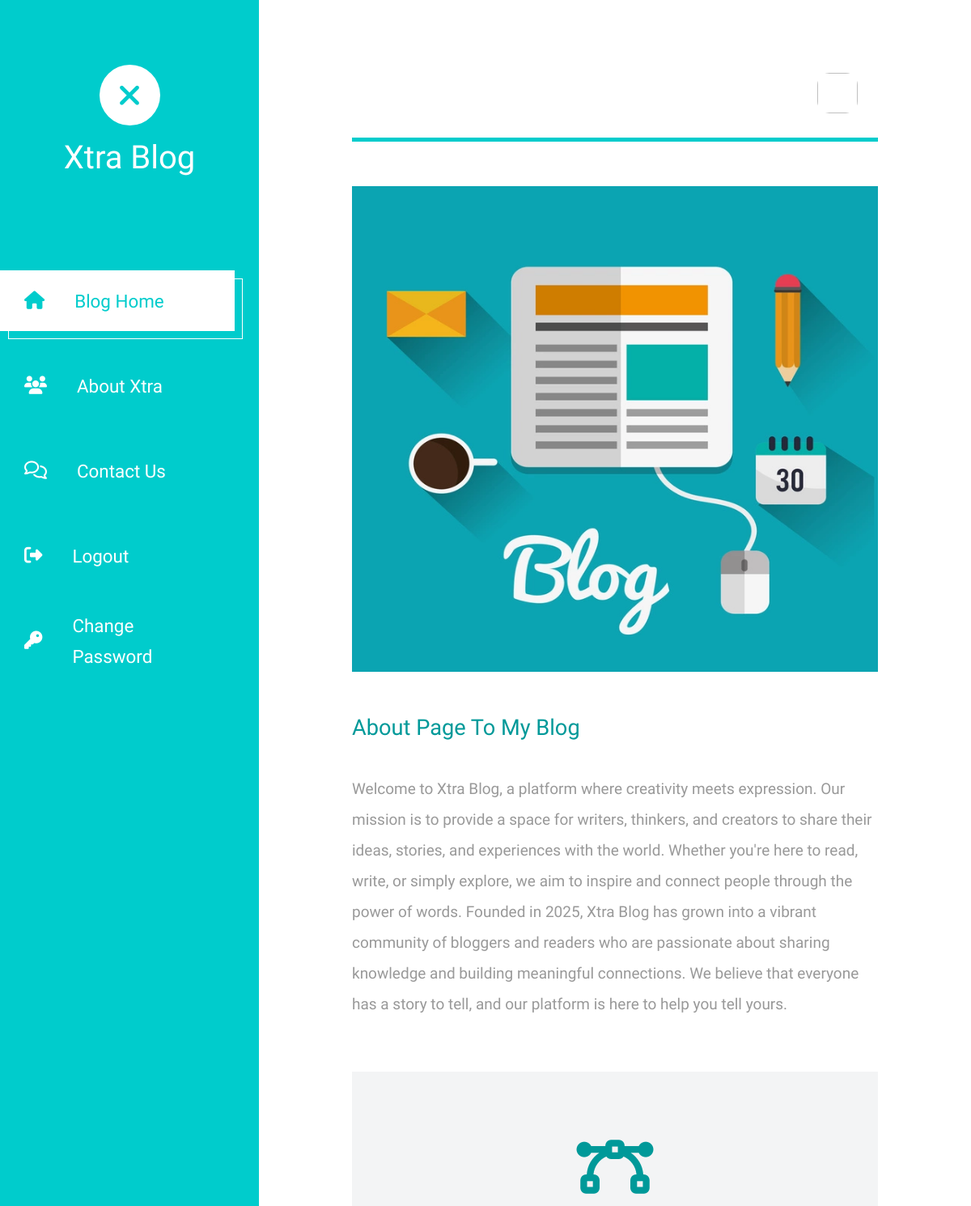
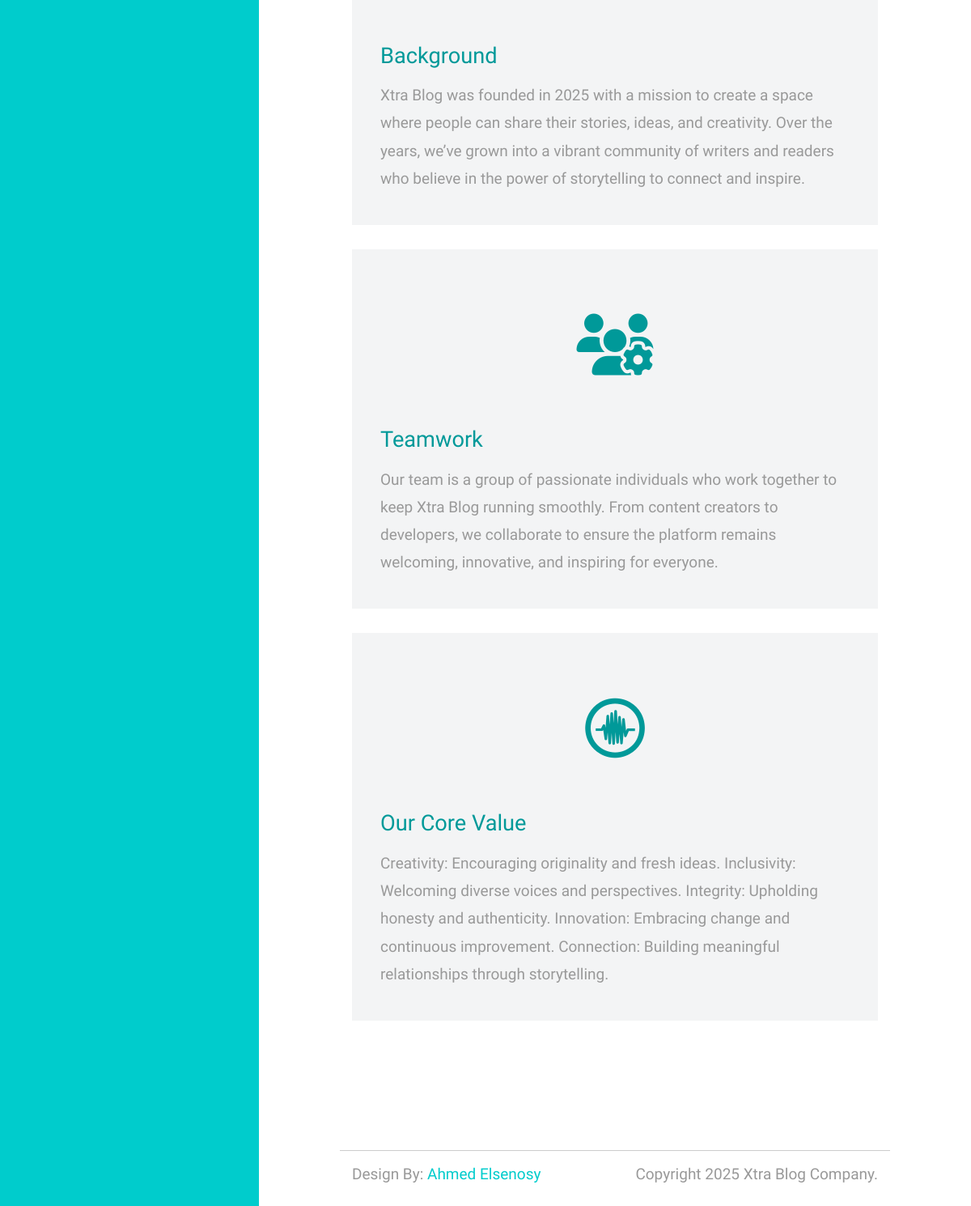
Page /home/about (signed in) on the committed database (2 pictures, top to bottom).
### blog/models.py (models this page shows, shortened)
class About (models.Model):
    title = models.CharField(max_length=100)
    content = models.TextField()
    img = models.ImageField(upload_to='about/')
    background = models.TextField()
    team_work = models.TextField()
    our_core_value = models.TextField()

### blog/views.py (the view)
# urls.py: path('about', about , name='about'),
@login_required
def about (request):
    about_page = About.objects.all().first()
    return render(request , 'about.html' , {'about':about_page})

### blog/templates/about.html
{% extends 'base.html' %}
{% block content %}
    <div class="row tm-row tm-mb-45">
        <div class="col-12">
            <hr class="tm-hr-primary tm-mb-55">
            <img src="{{about.img.url}}" style="width: 1000px; height: 600px;" alt="Image" class="img-fluid">
        </div>
    </div>
    <div class="row tm-row tm-mb-40">
        <div class="col-12">
            <div class="mb-4">
                <h2 class="pt-2 tm-mb-40 tm-color-primary tm-post-title">{{about.title|title}}</h2>
                <p>
                    {{about.content}}
                </p>
            </div>
        </div>
    </div>
    <div class="row tm-row tm-mb-120">
        <div class="col-lg-4 tm-about-col">
            <div class="tm-bg-gray tm-about-pad">
                <div class="text-center tm-mt-40 tm-mb-60">
                    <i class="fas fa-bezier-curve fa-4x tm-color-primary"></i>
                </div>
                <h2 class="mb-3 tm-color-primary tm-post-title">Background</h2>
                <p class="mb-0 tm-line-height-short">
                    {{about.background}}
                </p>
            </div>
        </div>
        <div class="col-lg-4 tm-about-col">
            <div class="tm-bg-gray tm-about-pad">
                <div class="text-center tm-mt-40 tm-mb-60">
                    <i class="fas fa-users-cog fa-4x tm-color-primary"></i>
                </div>
                <h2 class="mb-3 tm-color-primary tm-post-title">Teamwork</h2>
                <p class="mb-0 tm-line-height-short">
                    {{about.team_work}}
                </p>
            </div>
        </div>
        <div class="col-lg-4 tm-about-col">
            <div class="tm-bg-gray tm-about-pad">
                <div class="text-center tm-mt-40 tm-mb-60">
                    <i class="fab fa-creative-commons-sampling fa-4x tm-color-primary"></i>
                </div>
                <h2 class="mb-3 tm-color-primary tm-post-title">Our Core Value</h2>
                <p class="mb-0 tm-line-height-short">
                    {{about.our_core_value}}
                </p>
            </div>
        </div>
    </div>
{% endblock content %}

### rows in the picture
About: img (picture), title "About Page To My Blog", content "Welcome to Xtra Blog, a platform where creativity meets expression. Our mission is to provide a space for writers, thinkers, and creators to share their ideas, stories, and experiences with the world. Whether you're here to read, write, or simply explore, we aim to inspire and connect people through the power of words. Founded in 2025, Xtra Blog has grown into a vibrant community of bloggers and readers who are passionate about sharing knowledge and building meaningful connections. We believe that everyone has a story to tell, and our platform is here to help you tell yours.", background "Xtra Blog was founded in 2025 with a mission to create a space where people can share their stories, ideas, and creativity. Over the years, we’ve grown into a vibrant community of writers and readers who believe in the power of storytelling to connect and inspire.", team_work "Our team is a group of passionate individuals who work together to keep Xtra Blog running smoothly. From content creators to developers, we collaborate to ensure the platform remains welcoming, innovative, and inspiring for everyone.", our_core_value "Creativity: Encouraging originality and fresh ideas. Inclusivity: Welcoming diverse voices and perspectives. Integrity: Upholding honesty and authenticity. Innovation: Embracing change and continuous improvement. Connection: Building meaningful relationships through storytelling."
